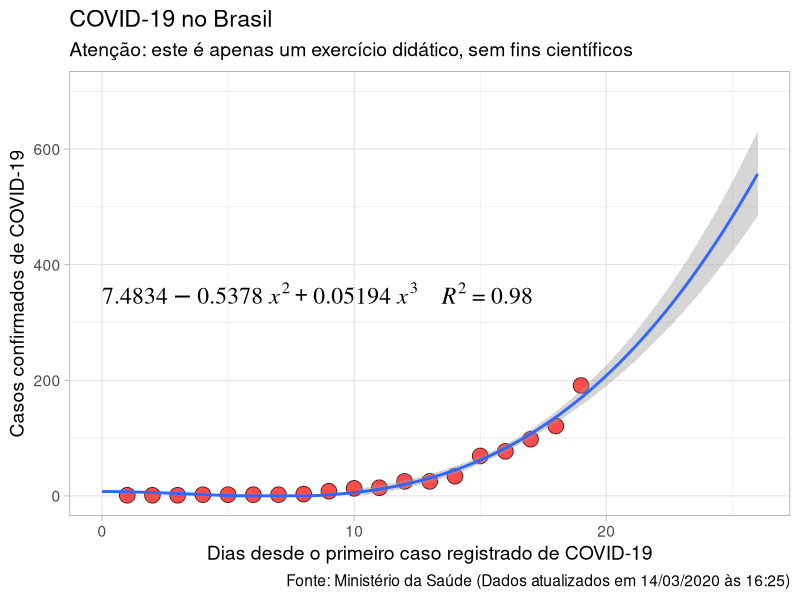

Write the R code that produced this figure.
library(ggplot2)
library(readr)
library(polynom)

covid19 <- read_delim("covid19_brasil.csv",
                      ";", escape_double = FALSE, col_types = cols(datas = col_datetime(format = "%d/%m/%Y")),
                      trim_ws = TRUE)
covid19_1<-covid19
colnames(covid19_1)<-c('datas', "y", "x")
my.formula<-y~I(x^2)+I(x^3)
m <- lm(my.formula, covid19_1)
summary(m)
m
my.eq<-"7.4834 - 0.5378*x^2 + 0.05194*x^3"
p<-ggplot(data=covid19, aes(t,casos)) + xlim(0,26)+ylim(0,700)+
  geom_point(alpha=0.7, shape=21, fill="red", colour="black", size=5) +
  geom_smooth(method="lm", se=TRUE, formula=y~I(x^2)+I(x^3), fullrange=TRUE)
label.text <- paste(gsub("x", "~italic(x)", my.eq, fixed = TRUE),
                    paste("italic(R)^2",
                          format(summary(m)$r.squared, digits = 2),
                          sep = "~`=`~"),
                    sep = "~~~~")
p<-p+labs(y="Casos confirmados de COVID-19", x = "Dias desde o primeiro caso registrado de COVID-19", caption = "Fonte: Ministério da Saúde (Dados atualizados em 14/03/2020 às 16:25)") +
  ggtitle("COVID-19 no Brasil", subtitle = "Atenção: este é apenas um exercício didático, sem fins científicos")
p<-p + theme_light(base_size = 14)
jpeg(filename = "covid19.jpg",width = 2500, height = 2500,
     units = "px",
     quality = 100,
     bg = "white",
     res = 300, family="serif")
p + annotate(geom = "text", x = 0, y = 350, label = label.text,
             family = "serif", hjust = 0, parse = TRUE, size =6)
dev.off()
